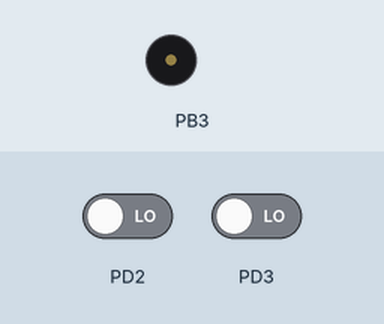
Simulated run of this program. Board: ATmega328P, built with avr-gcc and emulated at 16 MHz. Shown: buzzer (waves = sounding). The inputs (shaded band) are chosen by the test bench; at power-on: PD2 LOW, PD3 LOW.

Above: at 1.2 s.
1.3 s: PD2 driven HIGH
At 2.0 s:
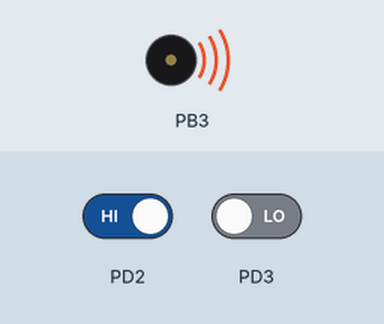
Timing chart, 0 to 4.3 s (numbered marks = the images above; inputs shaded):
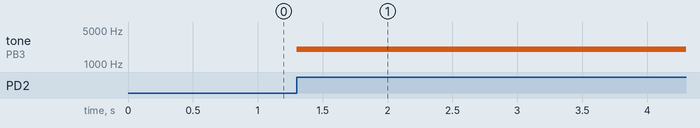

Measured:
- after the input at 1.3 s, tone on PB3: silent → 2000 Hz at once

The program:

main.cpp
```cpp
/*
 * pwm.cpp
 *
 * Created: 27/06/2022 16:11:18
 * Author : Fernando Kirchner
 *
 * Description: Generates a square wave of 1Khz frequency to move a DC motor.
 *				It activates pressing a button at D2 and deactivates pressing a button at D3.
 */

#include "motor.h"


int main(void)
{
	Motor myMotor;
	myMotor.setup();
	myMotor.turnOff();

	DDRD = 0x00;

	while (1)
    {
		if(tst_bit(PIND, PORTD2) > 0)
			myMotor.turnOn();
		if(tst_bit(PIND, PORTD3) > 0)
			myMotor.turnOff();

    }
}
```

motor.cpp
```cpp
/*
 * motor.cpp
 *
 * Created: 27/06/2022 16:14:28
 *  Author: Fernando Kirchner
 */

#include "motor.h"

Motor::Motor()
{
	//ctor
}

Motor::~Motor()
{
	//dtor
}

void Motor::setup()
{
	DDRB |= (1<<PORTB3); //Sets the PB3 as output (OC2A)

	TCCR2A = (1<<WGM21); //Sets the timer mode as CTC
	TCCR2A |= (1<<COM2A0); //Toggle output on compare match
	TCCR2B = 0; //Disable Timer 2
	OCR2A = 124; //Sets the compare value at 124
}

void Motor::turnOn()
{
	TCCR2B = (1<<CS21) | (1<<CS20); //Set prescale = 64
}

void Motor::turnOff()
{
	TCCR2B = 0;//Disable timer 2
}
```

motor.h
```cpp
/*
 * motor.h
 *
 * Created: 27/06/2022 16:11:39
 *  Author: Fernando Kirchner
 */


#ifndef MOTOR_H_
#define MOTOR_H_

#define F_CPU 16000000UL
#include <avr/io.h>
#include <avr/interrupt.h>

#define set_bit(adress,bit) (adress|=(1<<bit))
#define clr_bit(adress,bit) (adress&=~(1<<bit))
#define tst_bit(adress,bit) (adress&(1<<bit))

class Motor
{
	public:
		Motor();
		~Motor();

		void turnOn();
		void turnOff();
		void setup();
};


#endif /* MOTOR_H_ */
```
